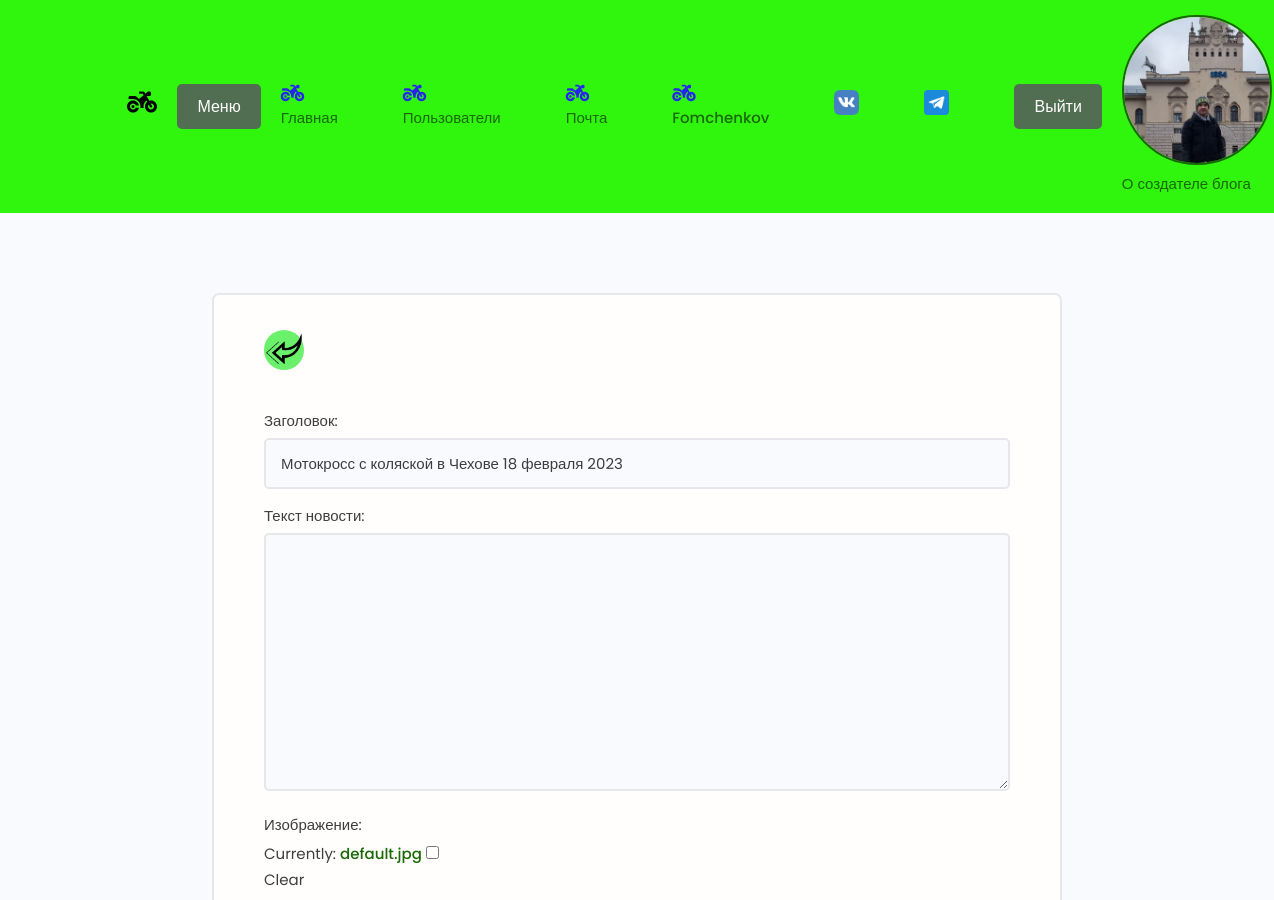
The page /update-blog/11/ (signed in, upper part) on the database as committed earlier.
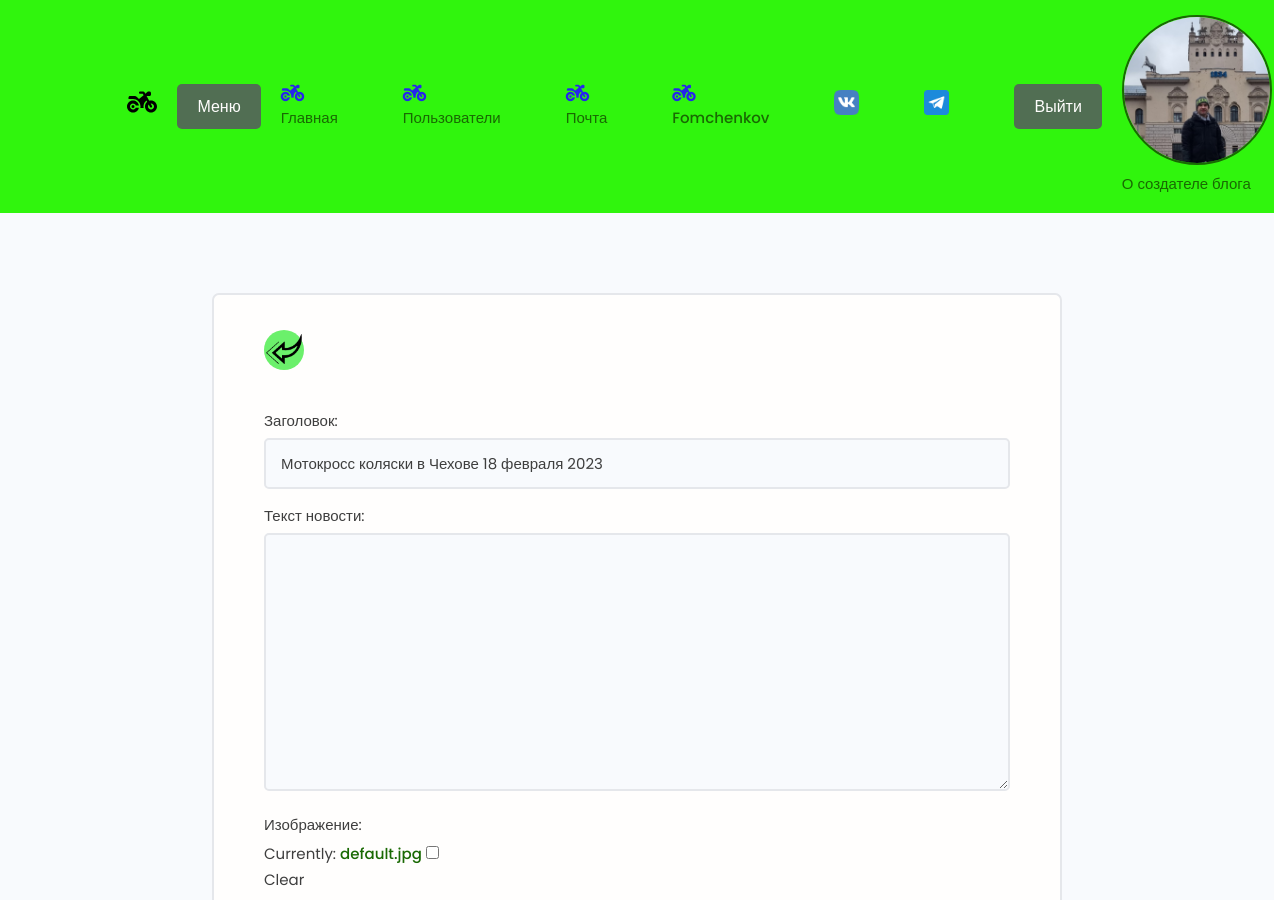
The same page on the database as committed later.
### blogs/models.py (models this page shows, shortened)
class Blog(models.Model):
    owner = models.ForeignKey(Profiles, on_delete=models.SET_NULL, blank=True, null=True, verbose_name='Автор')
    title = models.CharField(max_length=250, verbose_name='Заголовок')
    text = models.TextField(null=True, blank=True, verbose_name='Текст новости')
    image = models.ImageField(null=True, blank=True, upload_to="blogs/%Y/%m",
                              default='default.jpg', verbose_name='Изображение')
    video = EmbedVideoField(blank=True, verbose_name='Ссылка на видео')
    source_link = models.CharField(max_length=2000, null=True, blank=True, verbose_name='Ссылка на источник')
    tags = models.ManyToManyField('Tag', blank=True, verbose_name='Тег')
    created = models.DateTimeField(auto_now_add=True)
    class Meta:
        ordering = ['-created']

### blogs/views.py (the view)
# urls.py: path('update-blog/<str:pk>/', views.update_blog, name='update-blog'),
@login_required(login_url='login')
def update_blog(request, pk):
    profile = request.user.profiles
    bl = profile.blog_set.get(id=pk)
    form = BlogForm(instance=bl)
    if request.method == 'POST':
        form = BlogForm(request.POST, request.FILES, instance=bl)
        if form.is_valid():
            bl.save()
            return redirect('account')
    context = {'form': form, 'blog': bl}
    return render(request, 'blogs/form-template.html', context)

### blogs/forms.py
class BlogForm(ModelForm):
    class Meta:
        model = Blog
        fields = ['title', 'text', 'image', 'video', 'source_link', 'tags']
        widgets = {
            'tags': CheckboxSelectMultiple(),
        }
    def __init__(self, *args, **kwargs):
        super().__init__(*args, **kwargs)
        for name, field in self.fields.items():
            field.widget.attrs.update({'class': 'input'})

### blogs/models.py (called while the page is built)
    def __str__(self):
        return self.name

### blogs/templates/blogs/form-template.html (shortened to what this page needs)
{% extends 'blogs/base.html' %}
{% load static %}
{% block content %}
 <main class="formPage my-xl">
        <div class="content-box">
            <div class="formWrapper">
                <a class="backButton" href="{% url 'blogs' %}"><img src="{% static 'images/left.png' %}" alt="left"></a>
                <br>
                <form class="form" method="POST" enctype="multipart/form-data">
                    {% for field in form %}
                    <div class="form__field">
                        <label>{{ field.label }}: </label>
                        {{ field }}
                    </div>
                    {% endfor %}
                </form>
            </div>
        </div>
    </main>
{% endblock %}

Rows that differ between the two databases and show on the page:
changed Blog: title "Мотокросс с коляской в Чехове 18 февраля 2023" → "Мотокросс коляски в Чехове 18 февраля 2023"
